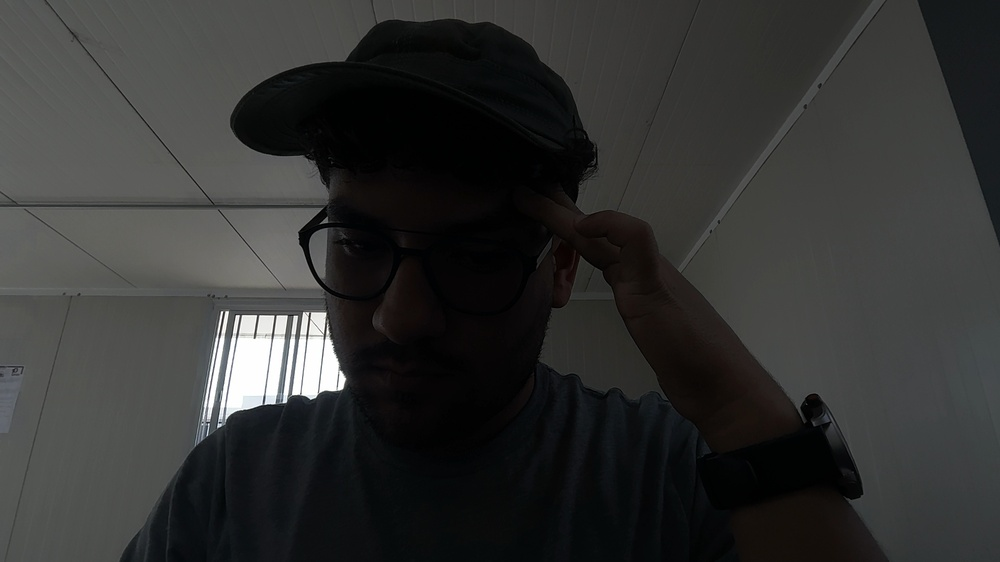
#> input picture Vision_artificial/semana6/img_2025-03-19 16:13:09.659703.jpg, 1000 x 562 px, shrunk from 1920 x 1080 before the run, given in place of the camera
$ python video_capture.py
#> lines starting #> are read from the running program, lines starting #| are printed output that depends on the picture; after the words box and inside, x2 and y2 are one past the last pixel; in counts of white or black regions, pixels touching at a corner belong together
import cv2
from datetime import datetime
import matplotlib.pyplot as plt

def init():
    camera = cv2.VideoCapture(1)

    ret, frame = camera.read(1)
#> frame is the input picture: shape (562, 1000, 3); mean B, G, R 49.5, 50.5, 50

    if ret:
        name = 'img'+"_"+str(datetime.now())+".jpg";
        cv2.imwrite(name, frame)
        extractBorders(name=name)
        print("Saved Image")
    else:
        print("Error in Camera")

    camera.release()
    cv2.destroyAllWindows()

def extractBorders(name):
#> called with name = 'img_2026-11-20 20:47:51.882381.jpg'
    image = cv2.imread(name)
    image_rgb = cv2.cvtColor(image, cv2.COLOR_BGR2RGB)
    gray = cv2.cvtColor(image,cv2.COLOR_BGR2GRAY)
    border= cv2.Canny(gray, 100, 200)
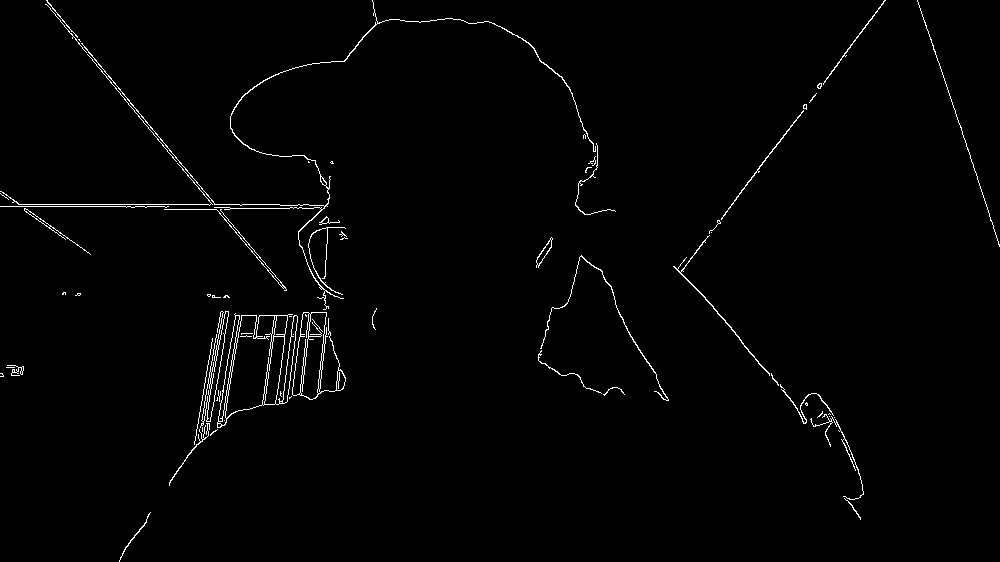
#> border: shape (562, 1000); 1.4% white in thin lines or dots

    # Solo vamos a necesitar el primer valor, el "_" lo usamos para poder tener el requisito
    # como tupla a pesar que no se usará ese segundo valor
    contours, _ = cv2.findContours(border, cv2.RETR_EXTERNAL, cv2.CHAIN_APPROX_SIMPLE)
#> contours = 64 contours, 45 with area under 20; largest, box (x1, y1, x2, y2) and area: (217, 313, 298, 428) 5441, (292, 312, 346, 400) 2310, (200, 311, 229, 428) 706, (81, 0, 596, 310) 309, (536, 237, 553, 268) 138

    # Param: Imagen, contorno, profundida, color, grosor
    contours2 = cv2.drawContours(image, contours, -1, (0,255,0), 2)
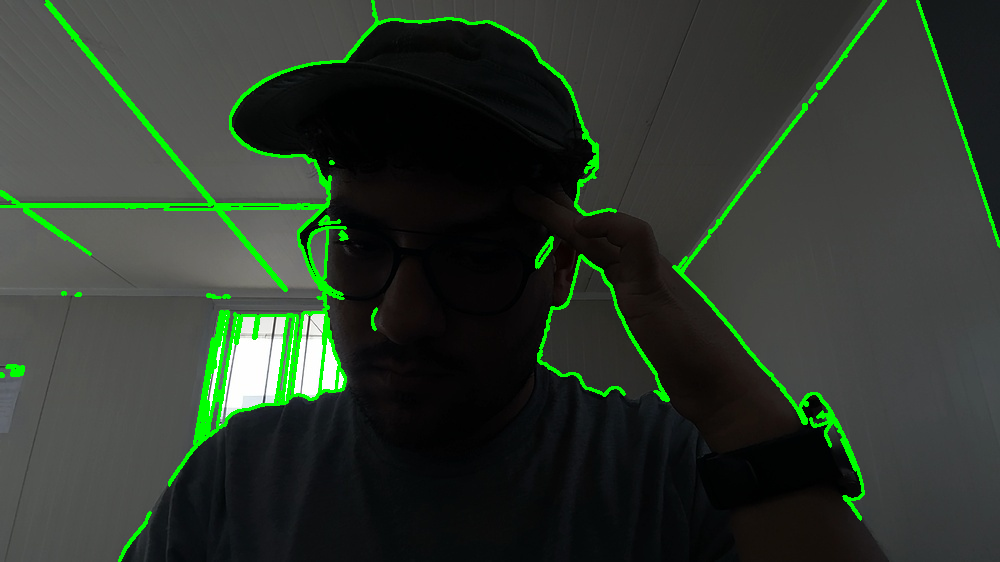
#> contours2: shape (562, 1000, 3); mean B, G, R 46.6, 57.2, 47

    graph(image_rgb=image_rgb, border=border, contours2=contours2)

def graph(image_rgb, border, contours2):
    fg = plt.figure(figsize=(10,10))

    sub = fg.add_subplot(1, 3, 1)
    sub.imshow(image_rgb)
    sub.set_title("Original")

    sub = fg.add_subplot(1, 3, 2)
    sub.imshow(border, cmap="gray")
    sub.set_title("Aplicación de Canny")

    sub = fg.add_subplot(1, 3, 3)
    sub.imshow(contours2)
    sub.set_title("Encontrando Contornos")

    plt.show()
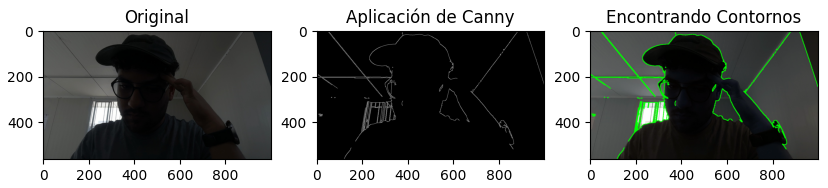
#> figure drawn by matplotlib, 3 panels; B, G, R data is drawn as R, G, B

init()
